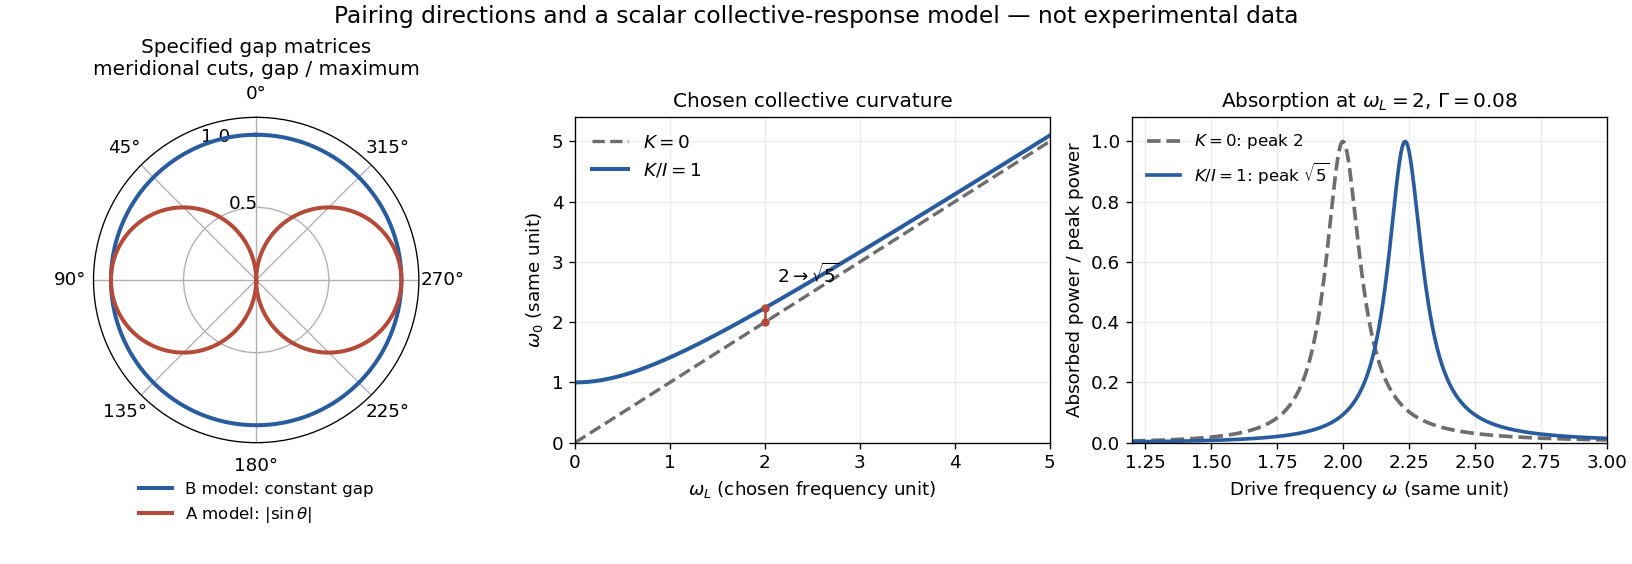

The Python source for this figure:
"""Original ideal gap-matrix cuts and a stipulated damped collective oscillator."""
from pathlib import Path
import numpy as np
import matplotlib
matplotlib.use("Agg")
import matplotlib.pyplot as plt

DAMPING = 0.08


def normalized_absorbed_power(frequency, natural_frequency):
    return (4 * DAMPING ** 2 * frequency ** 2 /
            ((natural_frequency ** 2 - frequency ** 2) ** 2 + 4 * DAMPING ** 2 * frequency ** 2))


def main():
    plt.rcParams.update({"font.size": 11, "axes.titlesize": 12})
    fig = plt.figure(figsize=(13.6, 4.7), layout="constrained")
    grid = fig.add_gridspec(1, 3, width_ratios=(1.05, 1.1, 1.1))
    polar = fig.add_subplot(grid[0], projection="polar")
    field_ax = fig.add_subplot(grid[1])
    power_ax = fig.add_subplot(grid[2])
    theta = np.linspace(0, 2 * np.pi, 721)
    polar.set_theta_zero_location("N")
    polar.plot(theta, np.ones_like(theta), label="B model: constant gap", color="#285c9e", linewidth=2.4)
    polar.plot(theta, np.abs(np.sin(theta)), label=r"A model: $|\sin\theta|$", color="#b54a39", linewidth=2.4)
    polar.set(ylim=(0, 1.12), yticks=[0.5, 1.0], title="Specified gap matrices\nmeridional cuts, gap / maximum")
    polar.legend(loc="lower center", bbox_to_anchor=(0.5, -0.30), frameon=False, fontsize=10)
    field = np.linspace(0, 5, 501)
    field_ax.plot(field, field, "--", label=r"$K=0$", color="#6d6d6d", linewidth=2)
    field_ax.plot(field, np.sqrt(field ** 2 + 1), label=r"$K/I=1$", color="#285c9e", linewidth=2.4)
    field_ax.plot([2, 2], [2, np.sqrt(5)], color="#b54a39", marker="o", markersize=4)
    field_ax.annotate(r"$2\to\sqrt{5}$", (2, np.sqrt(5)), xytext=(7, 15), textcoords="offset points")
    field_ax.set(title="Chosen collective curvature", xlabel=r"$\omega_L$ (chosen frequency unit)",
                 ylabel=r"$\omega_0$ (same unit)", xlim=(0, 5), ylim=(0, 5.4))
    field_ax.legend(frameon=False)
    field_ax.grid(alpha=0.22)
    frequency = np.unique(np.r_[np.linspace(1.2, 3.0, 1501), 2.0, np.sqrt(5)])
    for natural, color, style, label in [(2.0, "#6d6d6d", "--", r"$K=0$: peak 2"),
                                         (np.sqrt(5), "#285c9e", "-", r"$K/I=1$: peak $\sqrt{5}$")]:
        power_ax.plot(frequency, normalized_absorbed_power(frequency, natural), color=color,
                      linestyle=style, label=label, linewidth=2.2)
    power_ax.set(title=r"Absorption at $\omega_L=2$, $\Gamma=0.08$", xlabel=r"Drive frequency $\omega$ (same unit)",
                 ylabel="Absorbed power / peak power", xlim=(1.2, 3.0), ylim=(0, 1.08))
    power_ax.legend(frameon=False, fontsize=10)
    power_ax.grid(alpha=0.22)
    fig.suptitle("Pairing directions and a scalar collective-response model — not experimental data", fontsize=14)
    fig.savefig(Path(__file__).with_suffix(".png").name, dpi=120, facecolor="white")
    plt.close(fig)


if __name__ == "__main__":
    main()
